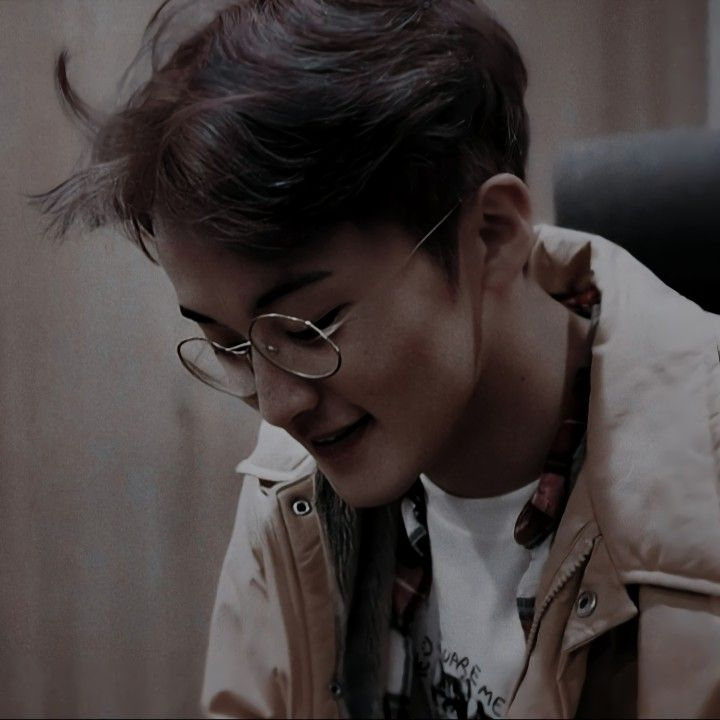
#> input picture mark lee.jpeg, 720 x 720 px
$ python chapter-2-gambar.py
#> lines starting #> are read from the running program, lines starting #| are printed output that depends on the picture
from PIL import Image, ImageFilter

def main():
    # Load the image
    try:
        image = Image.open('mark lee.jpeg')
#> image is the input picture: PIL image 720x720 RGB; mean R, G, B 70.1, 62.4, 61.3
        print("✅ Image successfully loaded.")
    except Exception as e:
        print(f"❌ An error occurred while opening the image: {e}")
        return

    # Save the image
    try:
        image.save('result.jpg')
        print("✅ Image successfully saved as result.jpg.")
    except Exception as e:
        print(f"❌ An error occurred while saving the image: {e}")
        return

    # Crop the image
    try:
        cropped_image = image.crop((10, 10, 200, 200))
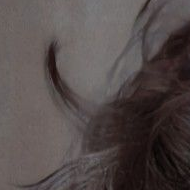
#> cropped_image: PIL image 190x190 RGB; mean R, G, B 83.4, 74.6, 73.6
        cropped_image.save('cropped_result.jpg')
        print("✅ Image successfully cropped and saved as cropped_result.jpg.")
    except Exception as e:
        print(f"❌ An error occurred while cropping the image: {e}")
        return

    # Resize the image
    try:
        resized_image = cropped_image.resize((100, 100))
        resized_image.save('resized_result.jpg')
        print("✅ Image successfully resized and saved as resized_result.jpg.")
    except Exception as e:
        print(f"❌ An error occurred while resizing the image: {e}")
        return

    # Filter the image
    try:
        filtered_image = resized_image.filter(ImageFilter.BLUR)

        # Convert RGBA to RGB if needed
        if filtered_image.mode == 'RGBA':
            filtered_image = filtered_image.convert('RGB')

        filtered_image.save('filtered_result.jpg')
        print("✅ Image successfully filtered and saved as filtered_result.jpg.")
    except Exception as e:
        print(f"❌ An error occurred while filtering the image: {e}")

if __name__ == "__main__":
    main()
